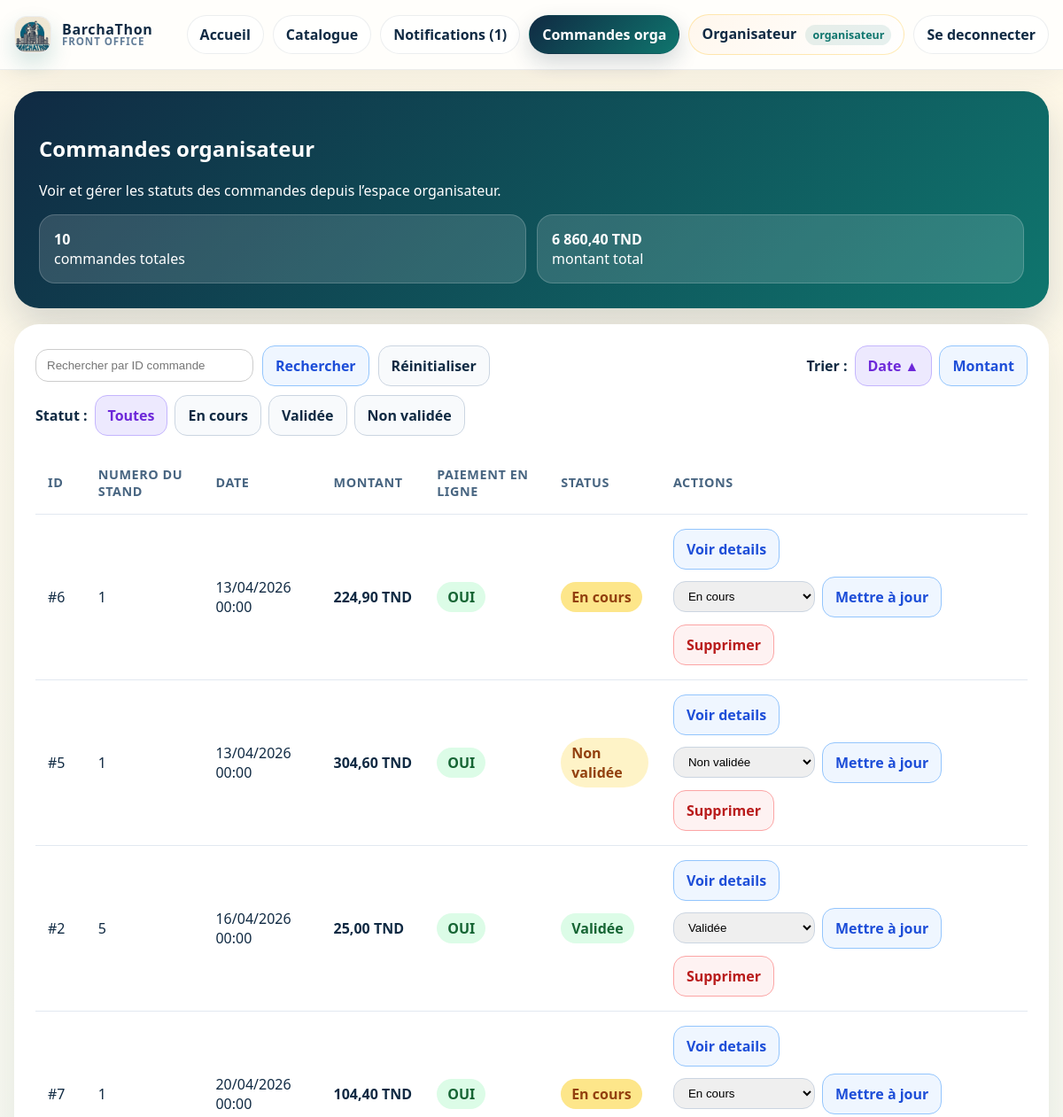
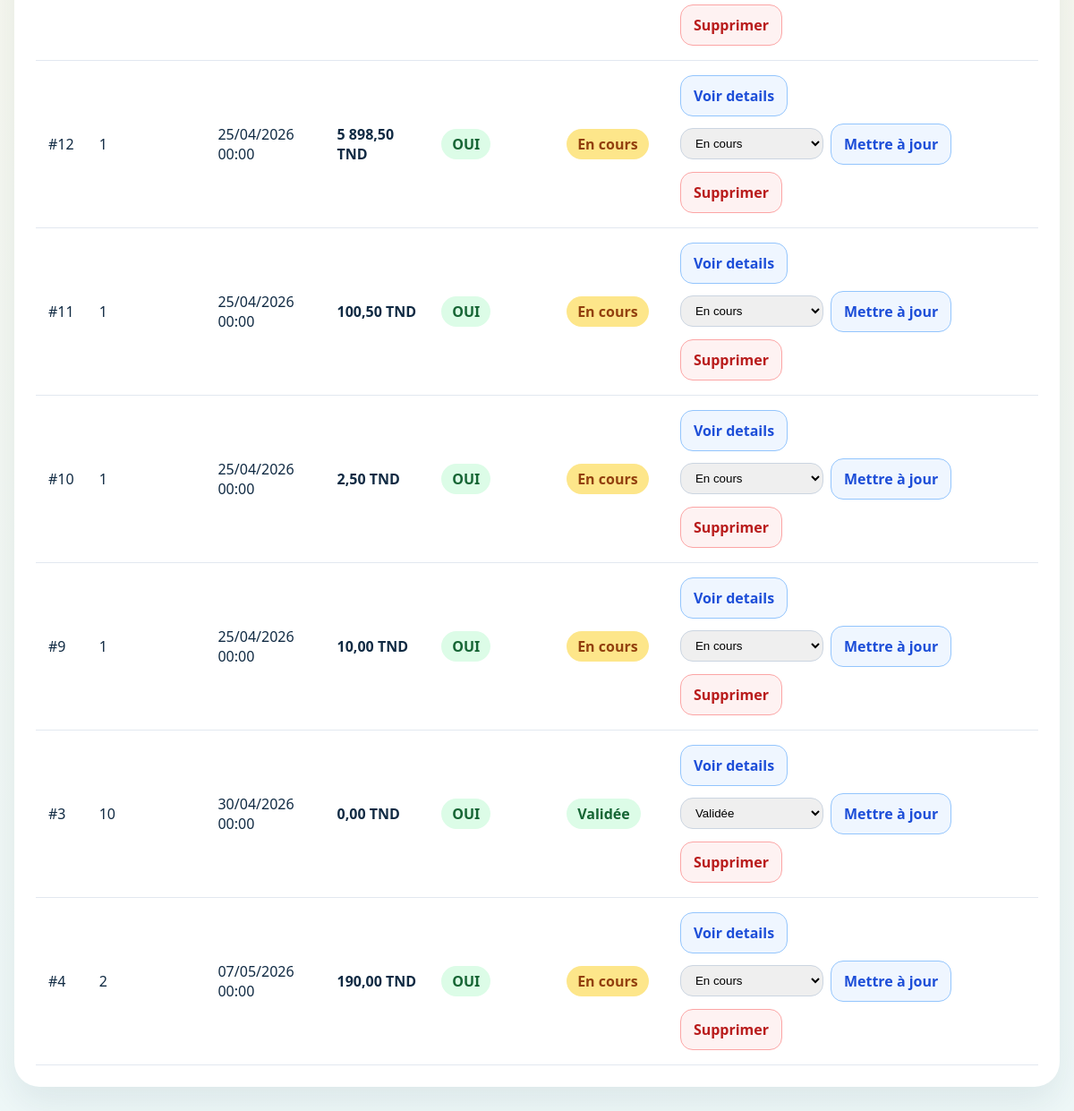
/View/FrontOffice/commandesorganisateur.php?sort_by=date&sort_order=asc, run on the app's committed database (2 pictures, top to bottom).
### tables this page shows
CREATE TABLE `commande` (
  `idcommande` int(11) NOT NULL,
  `idutilisateur` int(11) NOT NULL,
  `idstand` int(11) NOT NULL,
  `datecommande` date NOT NULL,
  `statut` varchar(100) NOT NULL DEFAULT 'En cours',
  `montanttotale` float NOT NULL,
  `modePaiement` varchar(100) NOT NULL
);

### Controller/CommandeController.php (called while the page is built, shortened)
<?php
class CommandeController {
    public function listCommandes() {
        return $this->listCommandesFiltered();
    }
    public function listCommandesFiltered($search = '', $sort = 'datecommande', $dir = 'DESC') {
        $allowedSort = ['datecommande', 'montanttotale', 'idcommande', 'idutilisateur', 'idstand'];
        $dir = strtoupper($dir) === 'ASC' ? 'ASC' : 'DESC';
        $sort = in_array($sort, $allowedSort) ? $sort : 'datecommande';
        $sql = "SELECT * FROM commande";
        $params = [];
        $sql .= " ORDER BY $sort $dir";
        $db = config::getConnexion();
        try {
            $stmt = $db->prepare($sql);
            $stmt->execute($params);
            return $stmt;
        } catch (Exception $e) {
            die('Error:' . $e->getMessage());
        }
    }
}
?>

### View/FrontOffice/commandesorganisateur.php (the view, shortened to what this page needs)
<?php
include '../../Controller/CommandeController.php';
$searchId = trim($_GET['search_id'] ?? '');
$sort_by = $_GET['sort_by'] ?? 'date';
$sort_order = $_GET['sort_order'] ?? 'desc';
$statusFilter = $_GET['status'] ?? 'all';
$commandeC = new CommandeController();
$list = $commandeC->listCommandes();
$commandes = $list->fetchAll();
usort($commandes, function ($a, $b) use ($sort_by, $sort_order) {
    if ($sort_by === 'montant') {
        $comparison = (float) ($a['montanttotale'] ?? 0) <=> (float) ($b['montanttotale'] ?? 0);
    } else {
        $comparison = strtotime($a['datecommande']) <=> strtotime($b['datecommande']);
    }
    return $sort_order === 'asc' ? $comparison : -$comparison;
});
$totalOrders = count($commandes);
$totalAmount = 0;
foreach ($commandes as $commande) {
    $totalAmount += (float) ($commande['montanttotale'] ?? 0);
}
?>
<!DOCTYPE html>
<html lang="fr"><head><meta http-equiv="Content-Type" content="text/html; charset=UTF-8">
</head>
<body>
<div class="fo-topbar">
    <div class="fo-topbar-shell">
        <a class="fo-brand" href="index.php">
            <img class="fo-brand-mark" src="./Mes commandes_files/LOGO.jpg" alt="BarchaThon">
            <span class="fo-brand-text"><span>BarchaThon</span><small>Front Office</small></span>
        </a>
        <nav class="fo-nav">
            <a class="fo-link" href="index.php">Accueil</a>
            <a class="fo-link" href="produit.php">Catalogue</a>
            <a class="fo-link" href="notifications.php">Notifications (1)</a>
            <a class="fo-link active" href="commandesorganisateur.php">Commandes orga</a>
            <a class="fo-profile" href="profile.php">Organisateur <span class="fo-profile-role">organisateur</span></a>
            <a class="fo-link" href="Mes commandes.php?action=logout">Se deconnecter</a>
        </nav>
    </div>
</div>
    <div class="wrap">
        <section class="hero">
            <h1>Commandes organisateur</h1>
            <p>Voir et gérer les statuts des commandes depuis l’espace organisateur.</p>
            <div class="meta">
                <div class="meta-card"><strong><?php echo $totalOrders; ?></strong><div>commandes totales</div></div>
                <div class="meta-card"><strong><?php echo number_format($totalAmount, 2, ',', ' ') . ' TND'; ?></strong><div>montant total</div></div>
            </div>
        </section>
        <section class="panel">
            <div class="table-wrap" style="margin-bottom:18px; display:flex; flex-wrap:wrap; gap:10px; align-items:center; justify-content:space-between;">
                <form method="get" style="display:flex; flex-wrap:wrap; gap:10px; align-items:center;">
                    <input type="text" name="search_id" value="<?php echo htmlspecialchars($searchId); ?>" placeholder="Rechercher par ID commande" style="padding:10px 12px; border-radius:14px; border:1px solid #ccc; min-width:220px;" />
                    <button type="submit" class="btn btn-details">Rechercher</button>
                    <a href="commandesorganisateur.php" class="btn btn-secondary">Réinitialiser</a>
                </form>
                <div style="display:flex; flex-wrap:wrap; gap:8px; align-items:center;">
                    <span style="font-weight:700; color:#102a43;">Trier :</span>
                    <?php
                    $dateArrow = $sort_by === 'date' ? ($sort_order === 'asc' ? '▲' : '▼') : '';
                    $nextOrder = $sort_order === 'asc' ? 'desc' : 'asc';
                    ?>
                    <a class="btn <?php echo $sort_by === 'date' ? 'btn-edit' : 'btn-details'; ?>" href="<?php echo '?'.http_build_query(array_merge($_GET, ['sort_by' => 'date', 'sort_order' => $sort_by === 'date' ? $nextOrder : 'desc'])); ?>">Date <?php echo $dateArrow; ?></a>
                    <a class="btn <?php echo $sort_by === 'montant' ? 'btn-edit' : 'btn-details'; ?>" href="<?php echo '?'.http_build_query(array_merge($_GET, ['sort_by' => 'montant', 'sort_order' => $sort_by === 'montant' ? $nextOrder : 'desc'])); ?>">Montant <?php echo $montantArrow; ?></a>
                </div>
                <div style="display:flex; flex-wrap:wrap; gap:8px; align-items:center;">
                    <span style="font-weight:700; color:#102a43;">Statut :</span>
                    <?php $statusOptions = ['all' => 'Toutes', 'en cours' => 'En cours', 'validée' => 'Validée', 'non valide' => 'Non validée']; ?>
                    <?php foreach ($statusOptions as $value => $label): ?>
                        <a class="btn <?php echo $statusFilter === $value ? 'btn-edit' : 'btn-secondary'; ?>" href="<?php echo '?'.http_build_query(array_merge($_GET, ['status' => $value])); ?>"><?php echo $label; ?></a>
                    <?php endforeach; ?>
                </div>
            </div>
            <div class="table-wrap">
                <?php if ($totalOrders > 0): ?>
                <table>
                    <thead>
                        <tr>
                            <th>ID</th>
                            <th>Numero du stand</th>
                            <th>Date</th>
                            <th>Montant</th>
                            <th>Paiement en ligne</th>
                            <th>Status</th>
                            <th>Actions</th>
                        </tr>
                    </thead>
                    <tbody>
                        <?php foreach ($commandes as $commande): ?>
                        <?php
                            $statusClass = 'badge-pending';
                            switch (strtolower($commande['statut'])) {
                                case 'en cours':
                                    $statusClass = 'badge-waiting';
                                    $statusLabel = 'En cours';
                                    break;
                                case 'validée':
                                    $statusClass = 'badge-valid';
                                    $statusLabel = 'Validée';
                                    break;
                                case 'non valide':
                                    $statusClass = 'badge-pending';
                                    $statusLabel = 'Non validée';
                                    break;
                            }
                        ?>
                        <tr>
                            <td>#<?php echo $commande['idcommande']; ?></td>
                            <td><?php echo $commande['idstand']; ?></td>
                            <td><?php echo date('d/m/Y H:i', strtotime($commande['datecommande'])); ?></td>
                            <td><strong><?php echo number_format($commande['montanttotale'], 2, ',', ' ') . ' TND'; ?></strong></td>
                            <td><span class="badge badge-paid">OUI</span></td>
                            <td><span class="badge <?php echo $statusClass; ?>"><?php echo $statusLabel; ?></span></td>
                            <td>
                                <div style="display:flex; gap:8px; align-items:center; flex-wrap:wrap;">
                                    <a class="btn btn-details" href="orderDetails.php?id=<?php echo htmlspecialchars($commande['idcommande']); ?>">Voir details</a>
                                    <form method="post" style="display:flex; gap:8px; align-items:center; margin:0; flex-wrap:nowrap;">
                                        <select name="new_status" class="form-select-sm">
                                            <?php
                                            $statusValues = ['en cours' => 'En cours', 'validée' => 'Validée', 'non valide' => 'Non validée'];
                                            foreach ($statusValues as $value => $label):
                                                $selected = strtolower($commande['statut']) === strtolower($value) ? 'selected' : '';
                                            ?>
                                                <option value="<?php echo htmlspecialchars($value); ?>" <?php echo $selected; ?>><?php echo htmlspecialchars($label); ?></option>
                                            <?php endforeach; ?>
                                        </select>
                                        <button type="submit" class="btn btn-details">Mettre à jour</button>
                                    </form>
                                    <form method="post" style="display:flex; margin:0;">
                                        <button type="submit" class="btn btn-delete" onclick="return confirm('Supprimer cette commande ?');">Supprimer</button>
                                    </form>
                                </div>
                            </td>
                        </tr>
                        <?php endforeach; ?>
                    </tbody>
                </table>
                <?php endif; ?>
            </div>
        </section>
    </div>
</body>
</html>

### View/FrontOffice/commandesorganisateur.php (style rules this page uses)
body { margin:0; font-family:"Segoe UI",sans-serif; background:linear-gradient(180deg,#fff8e7,#eef8f8); color:#102a43; }
.wrap { width:min(1200px, calc(100% - 32px)); margin:24px auto 40px; }
.hero { background:linear-gradient(135deg,#102a43,#0f766e); color:#fff; border-radius:28px; padding:28px; box-shadow:0 20px 40px rgba(16,42,67,.16); }
.panel { margin-top:18px; background:#fff; border-radius:28px; padding:24px; box-shadow:0 18px 40px rgba(16,42,67,.08); overflow:hidden; }
.table-wrap { overflow:auto; }
table { width:100%; border-collapse:collapse; min-width:900px; }
th, td { padding:16px 14px; text-align:left; border-bottom:1px solid #e2e8f0; vertical-align:middle; }
th { color:#486581; font-size:.9rem; text-transform:uppercase; letter-spacing:.04em; }
.badge { display:inline-flex; align-items:center; padding:6px 12px; border-radius:999px; font-weight:700; }
.badge-paid { background:#dcfce7; color:#166534; }
.badge-pending { background:#fef3c7; color:#92400e; }
.badge-valid { background:#dcfce7; color:#166534; }
.badge-waiting { background:#fde68a; color:#92400e; }
.btn, .btn-inline { display:inline-flex; align-items:center; gap:8px; text-decoration:none; border:0; border-radius:14px; padding:11px 14px; font:inherit; font-weight:700; cursor:pointer; }
.btn-delete { background:#fef2f2; color:#b91c1c; border:1px solid #fca5a5; }
.btn-details { background:#eff6ff; color:#1d4ed8; border:1px solid #93c5fd; }
.btn-edit { background:#ede9fe; color:#6d28d9; border:1px solid #c4b5fd; }
.btn-secondary { background:#f8fafc; color:#102a43; border:1px solid #cbd5e1; }
.form-select-sm { padding:8px 12px; border:1px solid #cbd5e1; border-radius:14px; min-width:160px; }
.meta { display:grid; grid-template-columns:repeat(auto-fit,minmax(180px,1fr)); gap:12px; margin-top:16px; }
.meta-card { background:rgba(255,255,255,.14); border:1px solid rgba(255,255,255,.18); border-radius:18px; padding:16px; }
.fo-topbar { position: sticky; top: 0; z-index: 1000; backdrop-filter: blur(16px); background: rgba(255, 255, 255, 0.82); border-bottom: 1px solid rgba(16, 42, 67, 0.08); box-shadow: 0 10px 30px rgba(16, 42, 67, 0.06); }
.fo-topbar-shell { width: min(1180px, calc(100% - 32px)); margin: 0 auto; min-height: 78px; display: flex; align-items: center; justify-content: space-between; gap: 16px; }
.fo-brand { display: inline-flex; align-items: center; gap: 12px; text-decoration: none; color: #102a43; font-weight: 900; letter-spacing: 0.04em; }
.fo-brand-mark { width: 40px; height: 40px; border-radius: 14px; object-fit: cover; display: block; background: white; box-shadow: 0 12px 24px rgba(15, 118, 110, 0.18); border: 1px solid rgba(16, 42, 67, 0.08); }
.fo-brand-text { display: grid; line-height: 1.05; }
.fo-brand-text small { color: #627d98; font-size: 0.72rem; letter-spacing: 0.08em; text-transform: uppercase; }
.fo-nav { display: flex; align-items: center; gap: 10px; flex-wrap: wrap; justify-content: flex-end; }
.fo-link, .fo-profile, .fo-cta { text-decoration: none; border-radius: 999px; padding: 10px 14px; font-weight: 700; transition: transform 0.18s ease, background 0.18s ease, box-shadow 0.18s ease; }
.fo-link { color: #102a43; background: rgba(255, 255, 255, 0.76); border: 1px solid rgba(16, 42, 67, 0.08); }
.fo-link.active { color: white; background: linear-gradient(135deg, #102a43, #0f766e); box-shadow: 0 10px 24px rgba(16, 42, 67, 0.18); }
.fo-profile { color: #102a43; background: linear-gradient(135deg, #fff7ed, #ffffff); border: 1px solid rgba(255, 183, 3, 0.28); }
.fo-profile-role { display: inline-block; margin-left: 6px; padding: 3px 8px; border-radius: 999px; background: rgba(15, 118, 110, 0.1); color: #0f766e; font-size: 0.78rem; }

### data on the page
commande: idcommande "6", idstand "1", datecommande "13/04/2026 00:00", montanttotale "224,90", statut "En cours"
commande: idcommande "5", idstand "1", datecommande "13/04/2026 00:00", montanttotale "304,60", statut "Non validée"
commande: idcommande "2", idstand "5", datecommande "16/04/2026 00:00", montanttotale "25,00", statut "Validée"
commande: idcommande "7", idstand "1", datecommande "20/04/2026 00:00", montanttotale "104,40", statut "En cours"
commande: idcommande "12", idstand "1", datecommande "25/04/2026 00:00", montanttotale "5 898,50", statut "En cours"
commande: idcommande "11", idstand "1", datecommande "25/04/2026 00:00", montanttotale "100,50", statut "En cours"
commande: idcommande "10", idstand "1", datecommande "25/04/2026 00:00", montanttotale "2,50", statut "En cours"
commande: idcommande "9", idstand "1", datecommande "25/04/2026 00:00", montanttotale "10,00", statut "En cours"
commande: idcommande "3", idstand "10", datecommande "30/04/2026 00:00", montanttotale "0,00", statut "Validée"
commande: idcommande "4", idstand "2", datecommande "07/05/2026 00:00", montanttotale "190,00", statut "En cours"

### other printed values
$totalOrders "10"
$totalAmount "6 860,40"
$dateArrow "▲"
$label "Toutes"
$label "En cours"
$label "Validée"
$label "Non validée"
form field new_status "En cours"
form field new_status "Non validée"
form field new_status "Validée"
